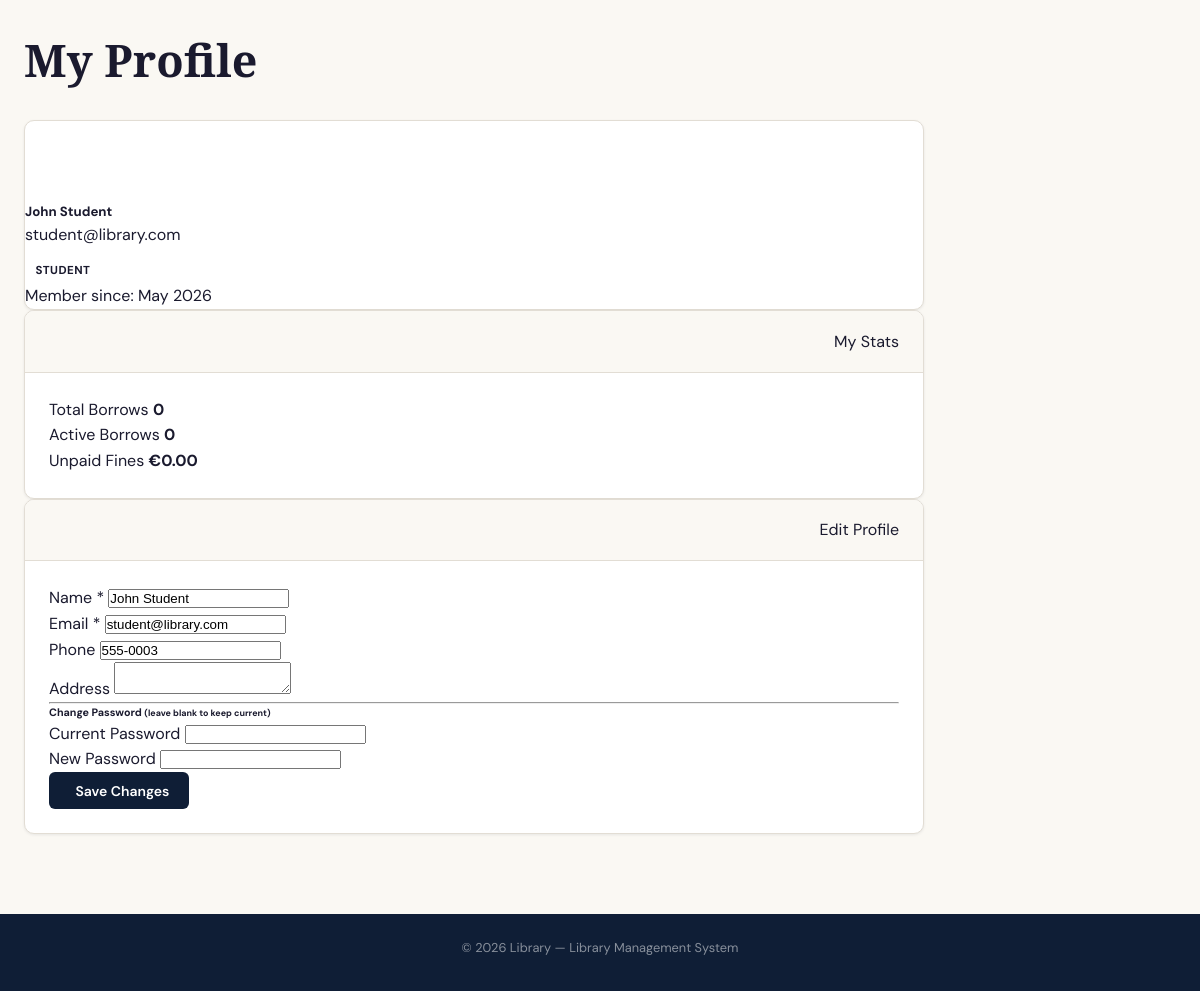
/user/profile.php (signed in), run on the app's committed database.
### tables this page shows
CREATE TABLE users (
    id INT AUTO_INCREMENT PRIMARY KEY,
    role_id INT NOT NULL DEFAULT 3,
    name VARCHAR(100) NOT NULL,
    email VARCHAR(150) NOT NULL UNIQUE,
    password VARCHAR(255) NOT NULL,
    phone VARCHAR(20),
    address TEXT,
    profile_image VARCHAR(255) DEFAULT 'default.png',
    is_active TINYINT(1) DEFAULT 1,
    created_at TIMESTAMP DEFAULT CURRENT_TIMESTAMP,
    updated_at TIMESTAMP DEFAULT CURRENT_TIMESTAMP ON UPDATE CURRENT_TIMESTAMP,
    FOREIGN KEY (role_id) REFERENCES roles(id) ON DELETE RESTRICT
);

CREATE TABLE roles (
    id INT AUTO_INCREMENT PRIMARY KEY,
    name VARCHAR(50) NOT NULL UNIQUE,
    description TEXT,
    created_at TIMESTAMP DEFAULT CURRENT_TIMESTAMP
);

### config/auth_helper.php (called while the page is built, shortened)
<?php
function getCurrentUser(): ?array {
    $db = getDB();
    $userId = (int)$_SESSION['user_id'];
    $stmt = $db->prepare(
        "SELECT u.*, r.name AS role_name
         FROM users u
         JOIN roles r ON u.role_id = r.id
         WHERE u.id = ?
         LIMIT 1"
    );
    $stmt->bind_param("i", $userId);
    $stmt->execute();
    $user = $stmt->get_result()->fetch_assoc();
    return $user ?: null;
}
function e($value): string {
    return htmlspecialchars((string)$value, ENT_QUOTES, 'UTF-8');
}

### user/profile.php (the view, shortened to what this page needs)
<?php
require_once __DIR__ . '/../config/auth_helper.php';
$db = getDB();
$userId = (int)$_SESSION['user_id'];
$user = getCurrentUser();
$userName = $user['name'] ?? 'User';
$userEmail = $user['email'] ?? '';
$stmt = $db->prepare("SELECT COUNT(*) AS total FROM borrow_history WHERE user_id = ?");
$stmt->bind_param("i", $userId);
$stmt->execute();
$totalBorrows = (int)($stmt->get_result()->fetch_assoc()['total'] ?? 0);
$stmt = $db->prepare("SELECT COUNT(*) AS total FROM borrow_requests WHERE user_id = ? AND status = 'approved'");
$stmt->bind_param("i", $userId);
$stmt->execute();
$activeBorrows = (int)($stmt->get_result()->fetch_assoc()['total'] ?? 0);
$stmt = $db->prepare("SELECT COALESCE(SUM(amount), 0) AS total FROM fines WHERE user_id = ? AND status = 'unpaid'");
$stmt->bind_param("i", $userId);
$stmt->execute();
$totalFines = (float)($stmt->get_result()->fetch_assoc()['total'] ?? 0);
require_once __DIR__ . '/../includes/header.php';
?>
<div class="page-wrapper">
<div class="container" style="max-width:900px">
    <div class="page-header">
        <h1><i class="bi bi-person-circle me-2"></i>My Profile</h1>
    </div>
    <div class="row g-3">
        <div class="col-md-4">
            <div class="card text-center p-3 mb-3">
                <div class="mx-auto mb-3" style="width:80px;height:80px;background:var(--primary);border-radius:50%;display:flex;align-items:center;justify-content:center;font-size:2.5rem;color:#fff;font-family:var(--font-display)">
                </div>
                <h5 class="mb-0"><?= e($userName) ?></h5>
                <p class="text-muted"><?= e($userEmail) ?></p>
                <span class="badge <?= ($user['role_name'] ?? '') === 'admin' ? 'bg-danger' : (($user['role_name'] ?? '') === 'librarian' ? 'bg-warning text-dark' : 'bg-primary') ?> mb-2">
                    <?= e(ucfirst($user['role_name'] ?? 'student')) ?>
                </span>
                <?php if (!empty($user['created_at'])): ?>
                    <div class="text-muted small">
                        Member since: <?= date('M Y', strtotime($user['created_at'])) ?>
                    </div>
                <?php endif; ?>
            </div>
            <div class="card">
                <div class="card-header">
                    <i class="bi bi-bar-chart me-1"></i>My Stats
                </div>
                <div class="card-body p-0">
                    <div class="list-group list-group-flush">
                        <div class="list-group-item d-flex justify-content-between">
                            <span>Total Borrows</span>
                            <strong><?= $totalBorrows ?></strong>
                        </div>
                        <div class="list-group-item d-flex justify-content-between">
                            <span>Active Borrows</span>
                            <strong class="text-primary"><?= $activeBorrows ?></strong>
                        </div>
                        <div class="list-group-item d-flex justify-content-between">
                            <span>Unpaid Fines</span>
                            <strong class="<?= $totalFines > 0 ? 'text-danger' : 'text-success' ?>">
                                €<?= number_format($totalFines, 2) ?>
                            </strong>
                        </div>
                    </div>
                </div>
            </div>
        </div>
        <div class="col-md-8">
            <div class="card">
                <div class="card-header">
                    <i class="bi bi-pencil-square me-1"></i>Edit Profile
                </div>
                <div class="card-body">
                    <form method="POST" class="needs-validation" novalidate>
                        <div class="row g-3">
                            <div class="col-12">
                                <label class="form-label">Name <span class="text-danger">*</span></label>
                                <input type="text"
                                       name="name"
                                       class="form-control"
                                       required
                                       value="<?= e($userName) ?>">
                            </div>
                            <div class="col-md-6">
                                <label class="form-label">Email <span class="text-danger">*</span></label>
                                <input type="email"
                                       name="email"
                                       class="form-control"
                                       required
                                       value="<?= e($userEmail) ?>">
                            </div>
                            <div class="col-md-6">
                                <label class="form-label">Phone</label>
                                <input type="text"
                                       name="phone"
                                       class="form-control"
                                       value="<?= e($user['phone'] ?? '') ?>">
                            </div>
                            <div class="col-12">
                                <label class="form-label">Address</label>
                                <textarea name="address" class="form-control" rows="2"><?= e($user['address'] ?? '') ?></textarea>
                            </div>
                        </div>
                        <hr class="my-3">
                        <h6 class="text-muted">
                            Change Password <small>(leave blank to keep current)</small>
                        </h6>
                        <div class="row g-3">
                            <div class="col-md-6">
                                <label class="form-label">Current Password</label>
                                <input type="password" name="current_password" class="form-control">
                            </div>
                            <div class="col-md-6">
                                <label class="form-label">New Password</label>
                                <input type="password"
                                       id="password"
                                       name="new_password"
                                       class="form-control"
                                       minlength="8">
                            </div>
                        </div>
                        <div class="mt-3">
                            <button type="submit" class="btn btn-primary">
                                <i class="bi bi-save me-2"></i>Save Changes
                            </button>
                        </div>
                    </form>
                </div>
            </div>
        </div>
    </div>
</div>
</div>
<?php
require_once __DIR__ . '/../includes/footer.php';
?>

### assets/css/style.css (style rules this page uses)
:root { --navy: #0f1e36; --navy-mid: #1a3054; --navy-light: #2a4878; --amber: #e8a020; --amber-light: #f2b84b; --cream: #faf8f3; --cream-mid: #f0ece2; --text: #1a1a2e; --text-muted: #6b7280; --white: #ffffff; --success: #22c55e; --warning: #f59e0b; --danger: #ef4444; --info: #3b82f6; --border: #e2ddd4; --shadow-sm: 0 1px 3px rgba(15, 30, 54, 0.08); --shadow-md: 0 4px 16px rgba(15, 30, 54, 0.12); --shadow-lg: 0 8px 32px rgba(15, 30, 54, 0.18); --radius: 10px; --radius-sm: 6px; --radius-lg: 16px; --font-display: "Playfair Display", Georgia, serif; --font-body: "DM Sans", system-ui, sans-serif; --transition: 0.2s ease; }
* { box-sizing: border-box; margin: 0; padding: 0; }
html { scroll-behavior: smooth; }
body { font-family: var(--font-body); background: var(--cream); color: var(--text); line-height: 1.6; min-height: 100vh; }
h1, h2, h3 { font-family: var(--font-display); font-weight: 700; line-height: 1.25; }
h1 { font-size: clamp(1.8rem, 4vw, 2.8rem); }
p { margin-bottom: 0.5rem; }
.btn { display: inline-flex; align-items: center; justify-content: center; gap: 0.4rem; padding: 0.6rem 1.25rem; border: none; border-radius: var(--radius-sm); font-family: var(--font-body); font-size: 0.875rem; font-weight: 600; cursor: pointer; transition: all var(--transition); text-decoration: none; white-space: nowrap; }
.btn-primary { background: var(--navy); color: var(--white); }
.page-wrapper { max-width: 1280px; margin: 0 auto; padding: 2rem 1.5rem; }
.page-header { margin-bottom: 2rem; }
.page-header h1 { margin-bottom: 0.35rem; }
.card { background: var(--white); border-radius: var(--radius); box-shadow: var(--shadow-sm); border: 1px solid var(--border); overflow: hidden; }
.card-header { padding: 1.1rem 1.5rem; border-bottom: 1px solid var(--border); display: flex; align-items: center; justify-content: space-between; background: var(--cream); }
.card-body { padding: 1.5rem; }
.badge { display: inline-block; padding: 0.2rem 0.65rem; border-radius: 20px; font-size: 0.72rem; font-weight: 700; text-transform: uppercase; letter-spacing: 0.04em; }

### data on the page
users: name "John Student", email "student@library.com", role.name "STUDENT", created_at "May 2026", phone "555-0003"

### other printed values
$totalBorrows "0"
$activeBorrows "0"
$totalFines "0.00"
